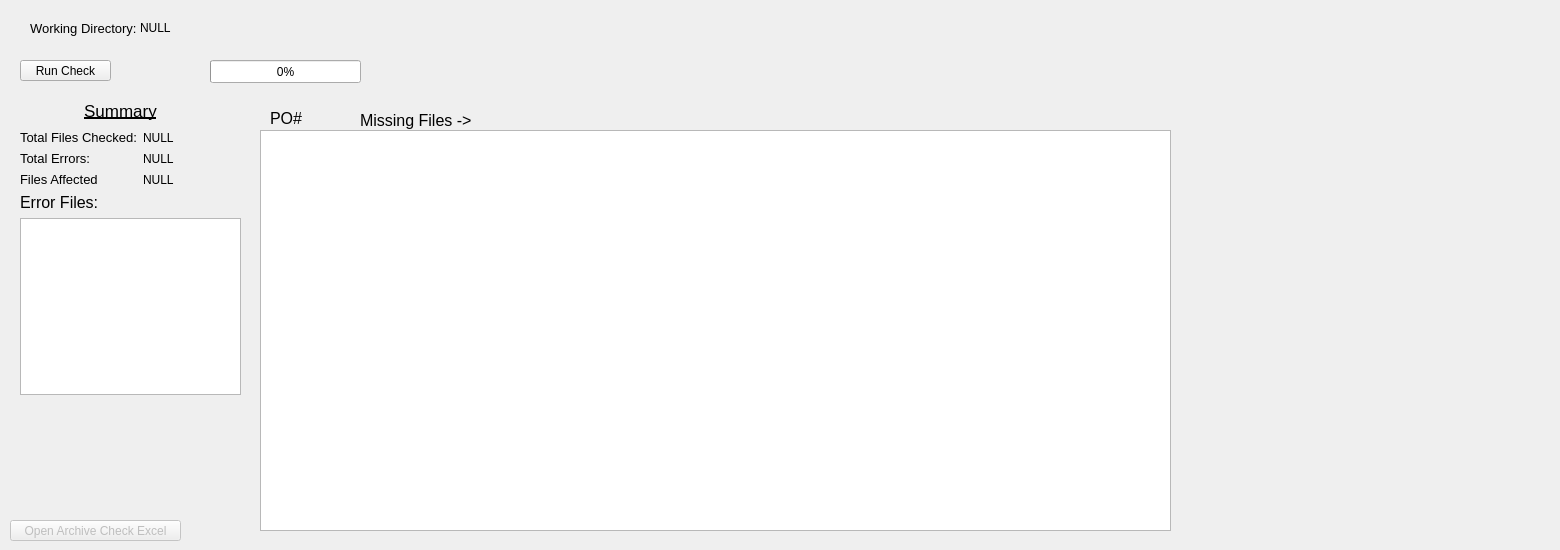
    <widget class="QWidget" name="ArchiveCheck">
     <attribute name="title">
      <string>Run Archive Check</string>
     </attribute>
     <widget class="QLabel" name="WAEX_logo_2">
      <property name="geometry">
       <rect>
        <x>1230</x>
        <y>5</y>
        <width>321</width>
        <height>111</height>
       </rect>
      </property>
      <property name="text">
       <string/>
      </property>
      <property name="scaledContents">
       <bool>true</bool>
      </property>
     </widget>
     <widget class="QLabel" name="workingDirectory">
      <property name="geometry">
       <rect>
        <x>140</x>
        <y>20</y>
        <width>399</width>
        <height>16</height>
       </rect>
      </property>
      <property name="text">
       <string>NULL</string>
      </property>
     </widget>
     <widget class="QLabel" name="label_3">
      <property name="geometry">
       <rect>
        <x>30</x>
        <y>20</y>
        <width>111</width>
        <height>16</height>
       </rect>
      </property>
      <property name="font">
       <font>
        <pointsize>10</pointsize>
       </font>
      </property>
      <property name="text">
       <string>Working Directory:</string>
      </property>
     </widget>
     <widget class="QPushButton" name="archiveCheckButton">
      <property name="geometry">
       <rect>
        <x>20</x>
        <y>60</y>
        <width>91</width>
        <height>21</height>
       </rect>
      </property>
      <property name="text">
       <string>Run Check</string>
      </property>
     </widget>
     <widget class="QTableView" name="tableView">
      <property name="geometry">
       <rect>
        <x>260</x>
        <y>130</y>
        <width>911</width>
        <height>401</height>
       </rect>
      </property>
      <property name="verticalScrollBarPolicy">
       <enum>Qt::ScrollBarAsNeeded</enum>
      </property>
      <property name="horizontalScrollBarPolicy">
       <enum>Qt::ScrollBarAsNeeded</enum>
      </property>
      <attribute name="horizontalHeaderVisible">
       <bool>false</bool>
      </attribute>
      <attribute name="verticalHeaderVisible">
       <bool>false</bool>
      </attribute>
     </widget>
     <widget class="QLabel" name="label_6">
      <property name="geometry">
       <rect>
        <x>70</x>
        <y>100</y>
        <width>101</width>
        <height>21</height>
       </rect>
      </property>
      <property name="font">
       <font>
        <pointsize>13</pointsize>
        <underline>true</underline>
       </font>
      </property>
      <property name="text">
       <string>Summary</string>
      </property>
      <property name="alignment">
       <set>Qt::AlignCenter</set>
      </property>
     </widget>
     <widget class="QProgressBar" name="archivePBar">
      <property name="geometry">
       <rect>
        <x>210</x>
        <y>60</y>
        <width>151</width>
        <height>23</height>
       </rect>
      </property>
      <property name="value">
       <number>0</number>
      </property>
      <property name="invertedAppearance">
       <bool>false</bool>
      </property>
     </widget>
     <widget class="QLabel" name="label_9">
      <property name="geometry">
       <rect>
        <x>270</x>
        <y>110</y>
        <width>61</width>
        <height>16</height>
       </rect>
      </property>
      <property name="font">
       <font>
        <pointsize>12</pointsize>
       </font>
      </property>
      <property name="text">
       <string>PO#</string>
      </property>
     </widget>
     <widget class="QLabel" name="label_10">
      <property name="geometry">
       <rect>
        <x>360</x>
        <y>110</y>
        <width>131</width>
        <height>21</height>
       </rect>
      </property>
      <property name="font">
       <font>
        <pointsize>12</pointsize>
       </font>
      </property>
      <property name="text">
       <string>Missing Files -&gt;</string>
      </property>
     </widget>
     <widget class="QPushButton" name="archiveCheckButton_2">
      <property name="enabled">
       <bool>false</bool>
      </property>
      <property name="geometry">
       <rect>
        <x>10</x>
        <y>520</y>
        <width>171</width>
        <height>21</height>
       </rect>
      </property>
      <property name="text">
       <string>Open Archive Check Excel</string>
      </property>
     </widget>
     <widget class="QWidget" name="layoutWidget">
      <property name="geometry">
       <rect>
        <x>20</x>
        <y>130</y>
        <width>221</width>
        <height>265</height>
       </rect>
      </property>
      <layout class="QVBoxLayout" name="verticalLayout">
       <item>
        <layout class="QFormLayout" name="formLayout">
         <item row="1" column="0">
          <widget class="QLabel" name="label_7">
           <property name="font">
            <font>
             <pointsize>10</pointsize>
            </font>
           </property>
           <property name="text">
            <string>Total Errors:</string>
           </property>
          </widget>
         </item>
         <item row="1" column="1">
          <widget class="QLabel" name="ACheck_TotalErrors">
           <property name="text">
            <string>NULL</string>
           </property>
          </widget>
         </item>
         <item row="2" column="0">
          <widget class="QLabel" name="label_8">
           <property name="font">
            <font>
             <pointsize>10</pointsize>
            </font>
           </property>
           <property name="text">
            <string>Files Affected</string>
           </property>
          </widget>
         </item>
         <item row="2" column="1">
          <widget class="QLabel" name="ACheck_FilesAffected">
           <property name="text">
            <string>NULL</string>
           </property>
          </widget>
         </item>
         <item row="0" column="0">
          <widget class="QLabel" name="label_13">
           <property name="font">
            <font>
             <pointsize>10</pointsize>
            </font>
           </property>
           <property name="text">
            <string>Total Files Checked:</string>
           </property>
          </widget>
         </item>
         <item row="0" column="1">
          <widget class="QLabel" name="ACheck_TotalFilesChecked">
           <property name="text">
            <string>NULL</string>
           </property>
          </widget>
         </item>
        </layout>
       </item>
       <item>
        <widget class="QLabel" name="label_12">
         <property name="font">
          <font>
           <pointsize>12</pointsize>
          </font>
         </property>
         <property name="text">
          <string>Error Files: </string>
         </property>
        </widget>
       </item>
       <item>
        <widget class="QListWidget" name="archiveErrorList"/>
       </item>
      </layout>
     </widget>
    </widget>
